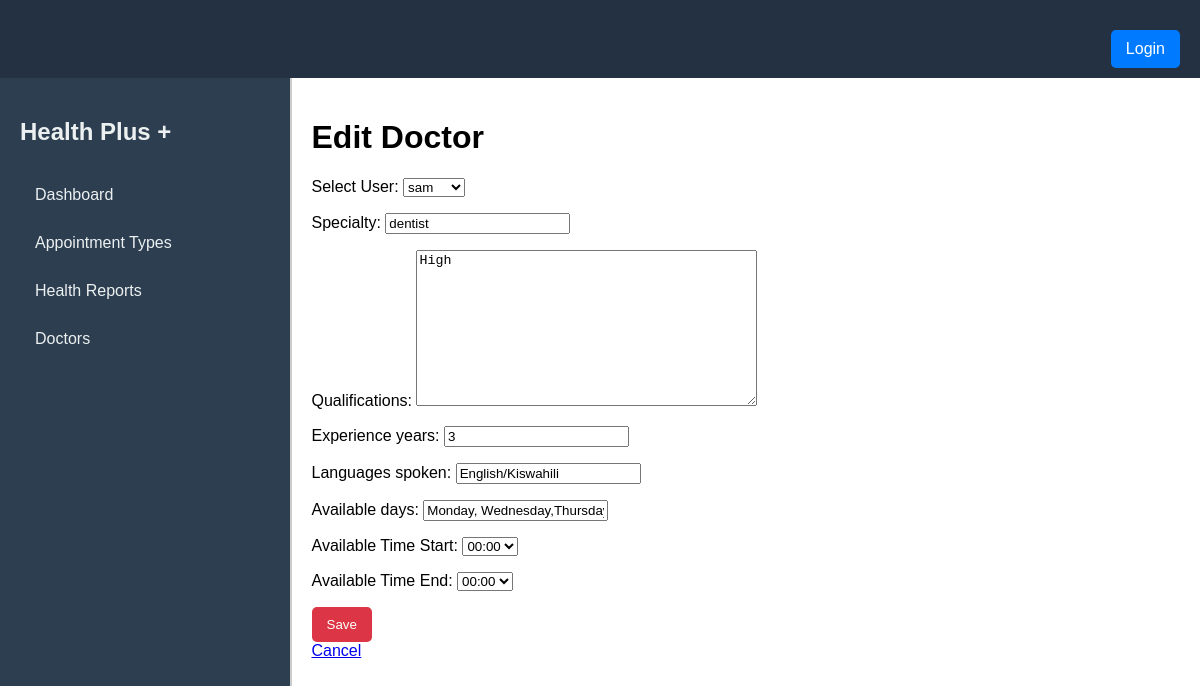
Screenshot of /staff/doctors/edit/1/ with the database file from the repository.
### booking/models.py (models this page shows, shortened)
class Doctor(models.Model):
    user = models.OneToOneField(User, on_delete=models.CASCADE)
    specialty = models.CharField(max_length=100)
    qualifications = models.TextField()
    experience_years = models.PositiveIntegerField()
    languages_spoken = models.CharField(max_length=100, blank=True)
    rating = models.FloatField(default=0.0)
    available_days = models.CharField(max_length=100)
    available_time_start = models.TimeField()
    available_time_end = models.TimeField()

### staff/views.py (the view)
# urls.py: path('doctors/edit/<int:pk>/', views.doctor_edit, name='doctor_edit'),
def doctor_edit(request, pk):
    doctor = get_object_or_404(Doctor, pk=pk)
    if request.method == 'POST':
        form = DoctorForm(request.POST, instance=doctor)
        if form.is_valid():
            form.save()
            return redirect('doctor_list')
    else:
        form = DoctorForm(instance=doctor)
    return render(request, 'doctors/doctors_edit.html', {'form': form})

### booking/forms.py
class DoctorForm(forms.ModelForm):
    user = forms.ModelChoiceField(
        queryset=User .objects.all(),
        required=True,
        label='Select User'
    )
    TIME_CHOICES = [(f"{hour:02d}:{minute:02d}", f"{hour:02d}:{minute:02d}") for hour in range(24) for minute in (0, 15, 30, 45)]
    available_time_start = forms.ChoiceField(choices=TIME_CHOICES, required=True, label='Available Time Start')
    available_time_end = forms.ChoiceField(choices=TIME_CHOICES, required=True, label='Available Time End')
    class Meta:
        model = Doctor
        fields = [
            'user',  # Include the user dropdown
            'specialty',
            'qualifications',
            'experience_years',
            'languages_spoken',
            'available_days',
            'available_time_start',
            'available_time_end'
        ]

### staff/templates/doctors/doctors_edit.html (shortened to what this page needs)
{% extends 'staff.html' %}
{% block content %}
<h1>{% if form.instance.pk %}Edit{% else %}Add{% endif %} Doctor</h1>
<form method="post">
    {{ form.as_p }}
    <button type="submit">Save</button>
</form>
<a href="{% url 'doctor_list' %}">Cancel</a>
{% endblock %}

### staff/templates/staff.html (style rules this page uses)
html, body { height: 100%; width:100%; margin: 0; padding: 0; }
body { font-family: "Arial", sans-serif; background-color: #f4f7fa; position:fixed; }
button { background-color: #dc3545; color: white; border: none; padding: 10px 15px; border-radius: 5px; cursor: pointer; transition: background-color 0.3s; }

### rows the page displays
Doctor: user "sam", specialty "dentist", qualifications "High", experience_years "3", languages_spoken "English/Kiswahili", available_days "Monday, Wednesday,Thursday", available_time_start "00:00", available_time_end "00:00"
